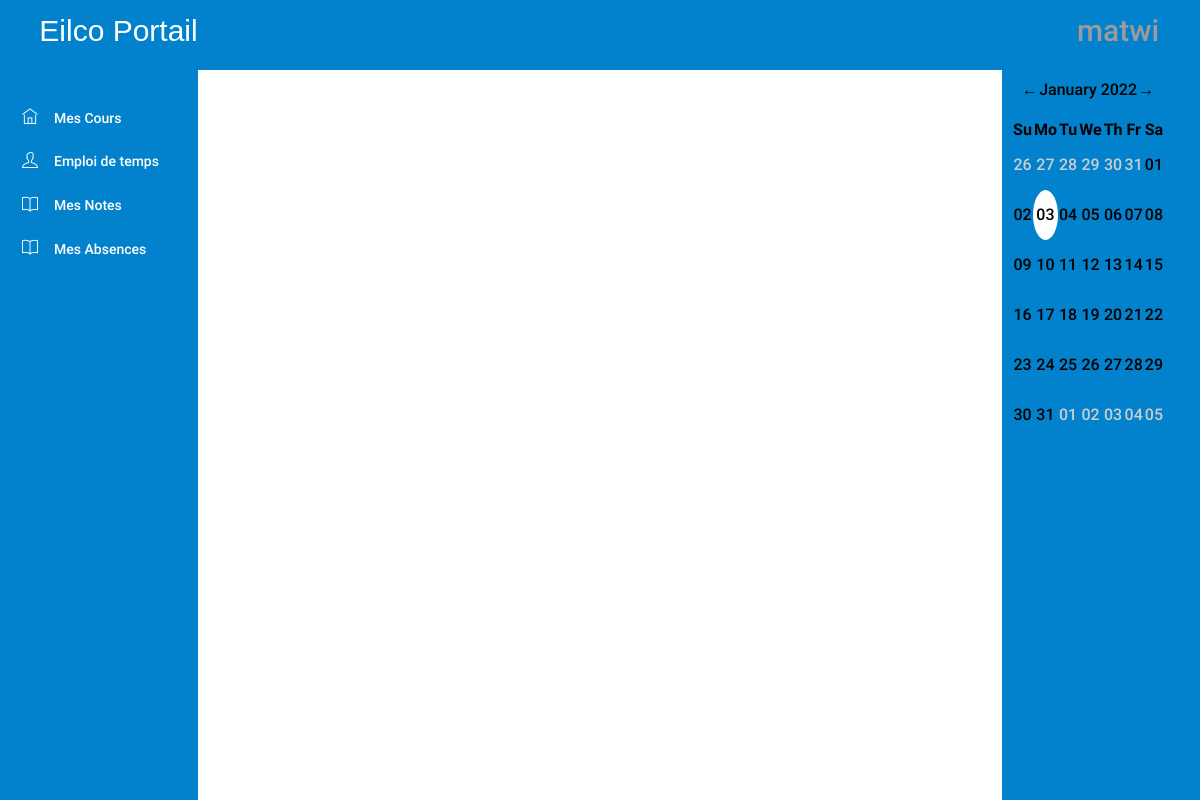
Page /PL/pages/student/edt.php (signed in) on the earlier database version.
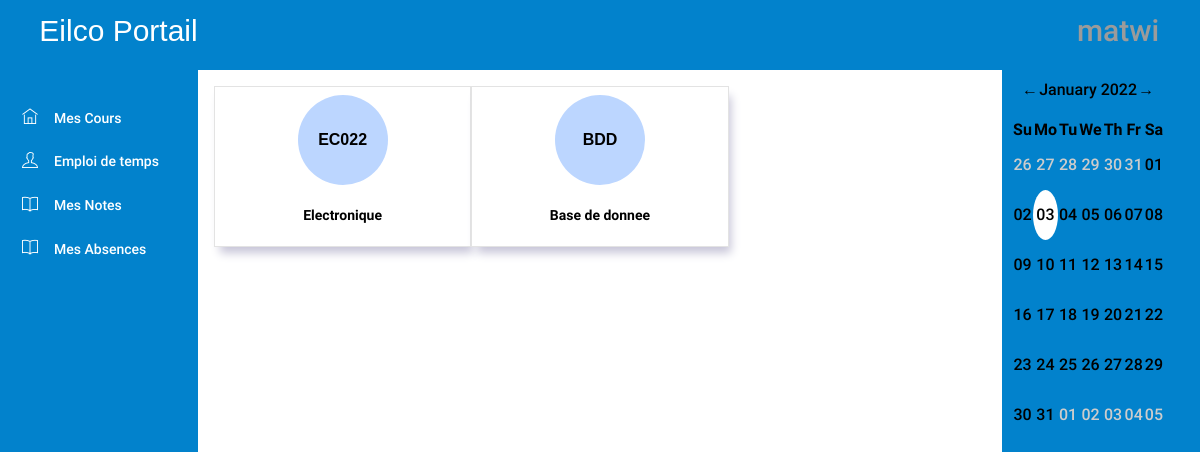
Same page on the later database version.
### tables this page shows
CREATE TABLE `cours` (
  `idcours` int NOT NULL AUTO_INCREMENT,
  `nom` varchar(45) NOT NULL,
  `abreviation` varchar(45) NOT NULL,
  `prof_id` int NOT NULL,
  `credits` int NOT NULL,
  `formation_id` int NOT NULL,
  PRIMARY KEY (`idcours`),
  KEY `prof_idx` (`prof_id`),
  KEY `classe_cour_idx` (`formation_id`),
  CONSTRAINT `formation_cour` FOREIGN KEY (`formation_id`) REFERENCES `formation` (`idformation`) ON DELETE CASCADE ON UPDATE CASCADE,
  CONSTRAINT `prof_cour` FOREIGN KEY (`prof_id`) REFERENCES `users` (`iduser`) ON DELETE CASCADE ON UPDATE CASCADE
);

### DAL/coursRepository.php (called while the page is built, shortened)
<?php
require_once(__DIR__ . "/../DTO/cour.php");
function getCoursbystudentId($student_id)
{
    $conn = openConnection();
    $cours = null;
    $query = "select cours.* from users,cours where cours.formation_id=users.formation_id and users.iduser=?;";
    $stmt = $conn->prepare($query);
    $stmt->bind_param("i", $student_id);
    $stmt->execute();
    $result = $stmt->get_result();
    if (mysqli_num_rows($result) == false) {
        return null;
    }
    $i = 0;
    while ($row = mysqli_fetch_array($result)) {
        $cour = new cour();
        $cour->setId($row["idcours"]);
        $cour->setNom($row["nom"]);
        $cour->setAbreviation($row["abreviation"]);
        $cour->setProf_id($row["prof_id"]);
        $cour->setFormation_id($row["formation_id"]);
        $cour->setNb_credits($row["credits"]);
        $cours[$i] = $cour;
        $i++;
    }
    return $cours;
}

### BLL/coursManager.php (called while the page is built, shortened)
<?php
require(__DIR__."/../DAL/coursRepository.php");
function getCoursbystudent($student_id) {
    return getCoursbystudentId($student_id);
}
?>

### DTO/cour.php (called while the page is built, shortened)
<?php
class cour{
    private $nom;
    private $abreviation;
    public function getNom() {
        return $this->nom;
    }
    public function setNom($nom) {
        $this->nom = $nom;
    }
    public function getAbreviation() {
        return $this->abreviation;
    }
    public function setAbreviation($abreviation) {
        $this->abreviation = $abreviation;
    }
}
?>

### PL/pages/student/edt.php (the view, shortened to what the changed rows need)
<!DOCTYPE html>
<html lang="en">
<head>
    <link rel="stylesheet" href="../../assets/vendors/ti-icons/css/themify-icons.css">
    <link rel="stylesheet" href="../../styles/admin_page.css">
    <link rel="stylesheet" href="../../styles/rome.css">
</head>
<body>
    <div class="container-scroller">
        <div class="container-fluid page-body-wrapper">
            <div class="main-panel">
                <div class="content-wrapper">
                    <?php
                    require('../../../BLL/coursManager.php');
                    $u = unserialize($_SESSION['loggeduser']);
                    $courses = getCoursbystudent($u->getId());
                    echo "<div class='course-panel row'>";
                    for ($i = 0; $i < count($courses); $i++) {
                        echo "<div class='card col-md-4' style='width: 18rem; margin-left=0.2rem'>"
                            . "<div class='res-circle'>"
                            . "<div class='circle-txt'>" . $courses[$i]->getAbreviation() . "</div>"
                            . "</div>"
                            . "<div class='card-body'>"
                            . "<p class='card-text'>" . $courses[$i]->getNom() . "</p>"
                            . "</div>"
                            . "</div>";
                    }
                    echo "</div>"
                    ?>
                </div>
            </div>
        </div>
    </div>
</body>
</html>

Differences in the rows shown:
added cours: abreviation "EC022", nom "Electronique"
added cours: abreviation "BDD", nom "Base de donnee"
